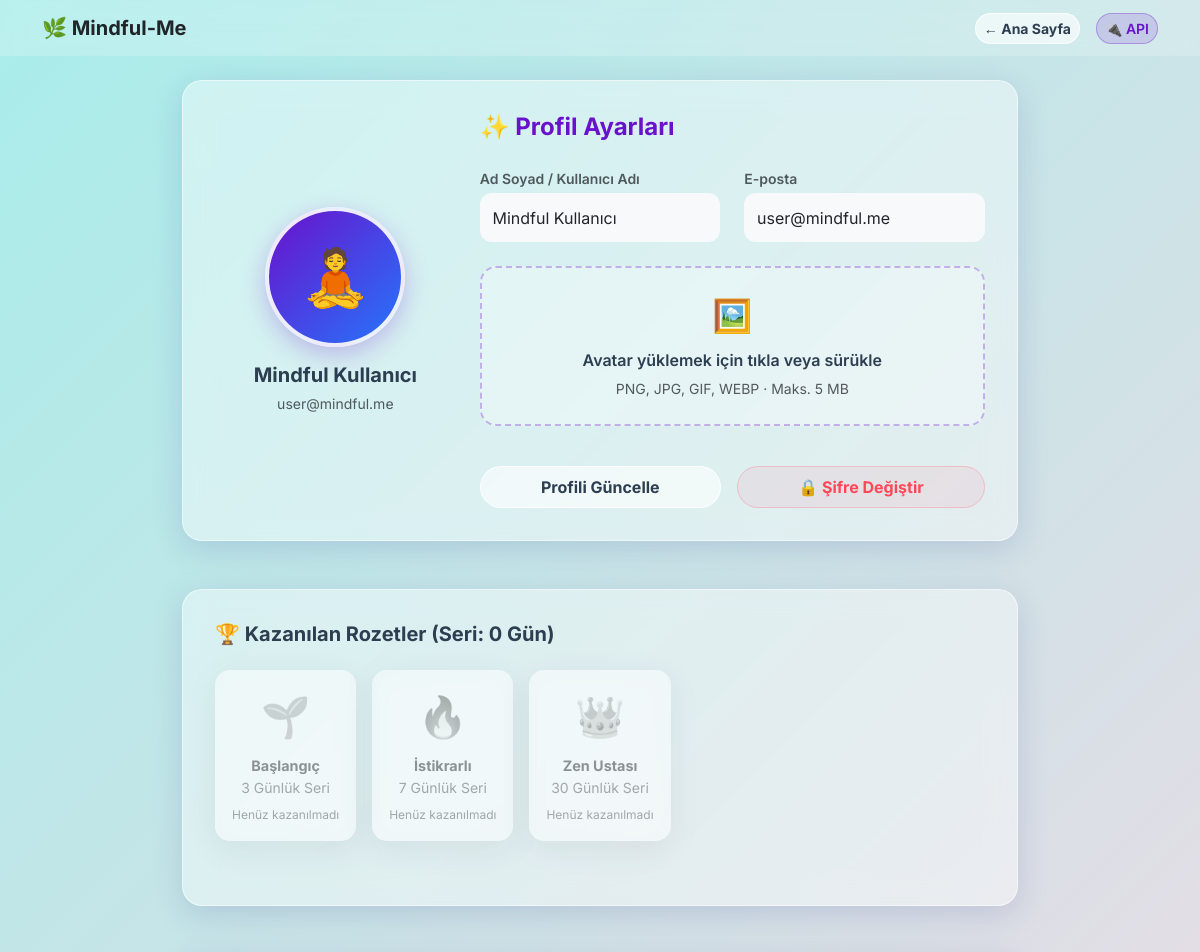
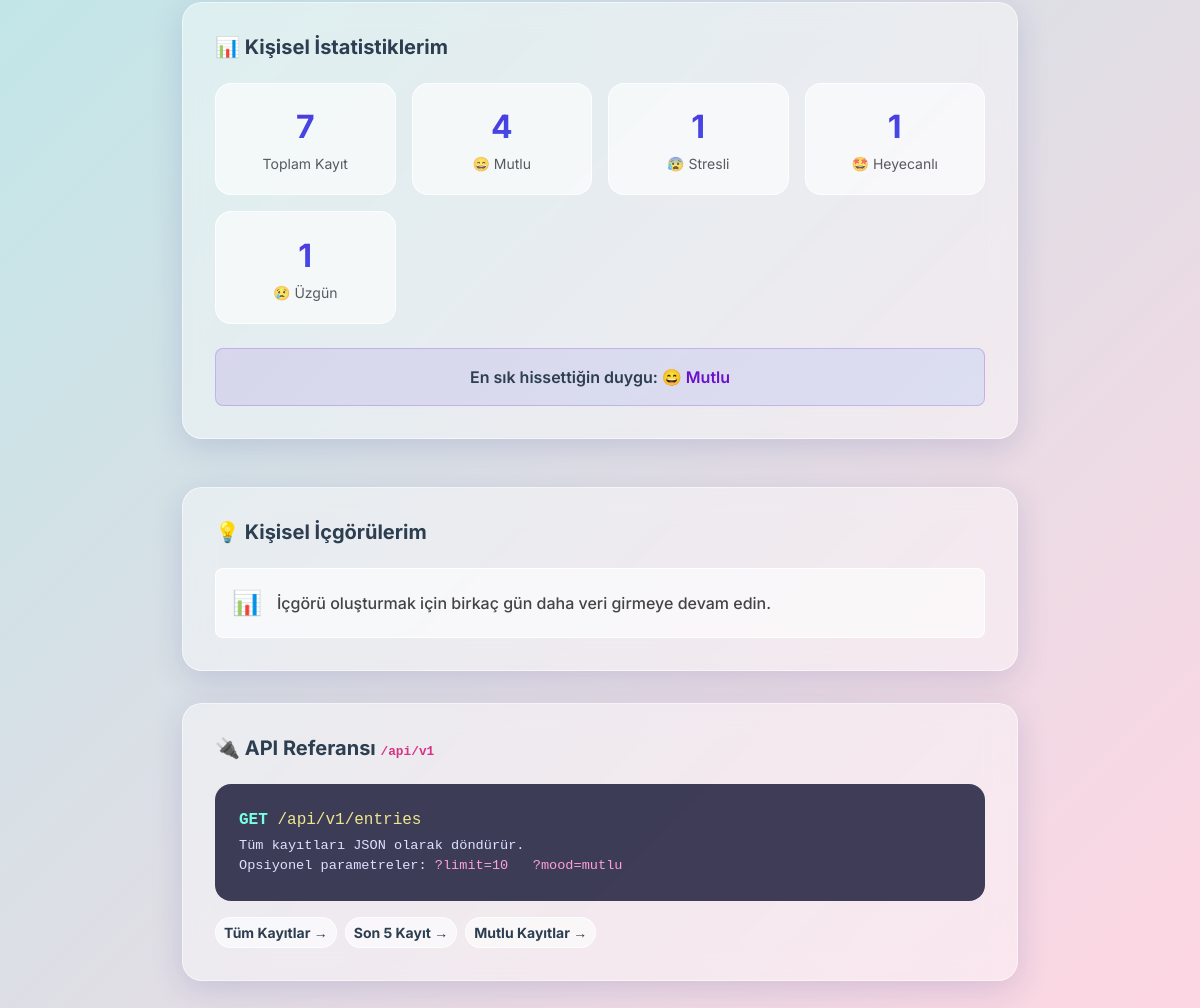
/profile, run on the app's committed database (2 pictures, top to bottom).
### app/models.py (models this page shows, shortened)
class MoodEntry(db.Model):
    id = db.Column(db.Integer, primary_key=True)
    mood = db.Column(db.String(20), nullable=False)
    text = db.Column(db.Text, nullable=False)
    timestamp = db.Column(db.DateTime, index=True, default=db.func.now())
    ai_analysis = db.Column(db.String(255), nullable=True)
    ai_advice = db.Column(db.Text, nullable=True)
    ai_sentiment = db.Column(db.String(50), nullable=True)
    ai_score = db.Column(db.Integer, nullable=True)
    ai_keywords = db.Column(db.String(255), nullable=True)
    sleep_hours = db.Column(db.Float, nullable=True)
    stress_level = db.Column(db.Integer, nullable=True)
    activities = db.Column(db.String(255), nullable=True)
    bedtime = db.Column(db.Time, nullable=True)
    wakeup_time = db.Column(db.Time, nullable=True)
    sleep_quality = db.Column(db.Integer, nullable=True) # 1-5
    dream_note = db.Column(db.Text, nullable=True)
    caffeine_intake = db.Column(db.Integer, nullable=True)
    screen_time = db.Column(db.Integer, nullable=True)

### app/routes.py (the view)
@main.route('/profile', methods=['GET', 'POST'])
def profile():
    try:
        user = User.query.first()
        if not user:
            user = User(username=_('Mindful Kullanıcı'), email='user@mindful.me', avatar_file='default.png')
            db.session.add(user)
            db.session.commit()
    except Exception:
        db.session.rollback()
        class DummyUser:
            id = 1
            username = 'Mindful Kullanıcı'
            email = 'user@mindful.me'
            avatar_file = 'default.png'
            streak_count = 0
        user = DummyUser()
    form = ProfileForm()
    if form.validate_on_submit():
        try:
            user.username = form.username.data
            user.email = form.email.data
            file = form.avatar.data
            if file and file.filename:
                filename  = secure_filename(file.filename)
                ext       = os.path.splitext(filename)[1].lower() if '.' in filename else ''
                save_name = f"avatar_{user.id}{ext}"
                os.makedirs(AVATARS_DIR, exist_ok=True)
                file.save(os.path.join(AVATARS_DIR, save_name))
                user.avatar_file = save_name
            db.session.commit()
            flash(_('Profil başarıyla güncellendi! 🎉'), 'success')
        except Exception:
            db.session.rollback()
            flash(_('Profil güncellenirken hata oluştu (Veritabanı şema sorunu).'), 'danger')
        return redirect(url_for('main.profile'))
    elif request.method == 'GET':
        form.username.data = getattr(user, 'username', '')
        form.email.data = getattr(user, 'email', '')
    try:
        total_entries  = MoodEntry.query.count()
        all_entries = MoodEntry.query.all()
    except Exception:
        db.session.rollback()
        total_entries = 0
        all_entries = []
    mood_counts    = {}
    for e in all_entries:
        if getattr(e, 'mood', None):
            mood_counts[e.mood] = mood_counts.get(e.mood, 0) + 1
    best_mood      = max(mood_counts, key=mood_counts.get) if mood_counts else None
    avatar_file = getattr(user, 'avatar_file', 'default.png')
    avatar_url     = url_for('static', filename=f'avatars/{avatar_file}') \
                     if avatar_file and avatar_file != 'default.png' \
                     else None
    streak = getattr(user, 'streak_count', 0) or 0
    badges = [
        {'name': _('Başlangıç'), 'icon': '🌱', 'desc': _('3 Günlük Seri'), 'earned': streak >= 3},
        {'name': _('İstikrarlı'), 'icon': '🔥', 'desc': _('7 Günlük Seri'), 'earned': streak >= 7},
        {'name': _('Zen Ustası'), 'icon': '👑', 'desc': _('30 Günlük Seri'), 'earned': streak >= 30}
    ]
    insights = calculate_insights(all_entries)
    return render_template('profile.html', user=user, form=form,
                           total_entries=total_entries, mood_counts=mood_counts,
                           best_mood=best_mood, avatar_url=avatar_url, badges=badges,
                           insights=insights)

### app/forms.py
class ProfileForm(FlaskForm):
    username = StringField(_l('Ad Soyad / Kullanıcı Adı'), validators=[DataRequired()])
    email = StringField(_l('E-posta'), validators=[DataRequired(), Email()])
    avatar = FileField(_l('Avatar Yükle'), validators=[
        FileAllowed(['jpg', 'jpeg', 'png', 'gif', 'webp'], _l('Sadece resim dosyaları yüklenebilir!'))
    ])
    submit = SubmitField(_l('Profili Güncelle'))

### app/__init__.py (called while the page is built)
def get_locale():
    if 'language' in session:
        return session['language']
    return request.accept_languages.best_match(['tr', 'en'])

### app/templates/profile.html (shortened to what this page needs)
<!DOCTYPE html>
<html lang="tr">
<head>
    <link href="https://cdn.jsdelivr.net/npm/bootstrap@5.3.2/dist/css/bootstrap.min.css" rel="stylesheet">
</head>
<body>
    <nav class="navbar navbar-expand-lg navbar-light mb-4"
        style="background: rgba(255,255,255,0.2); backdrop-filter: blur(10px);">
        <div class="container">
            <a class="navbar-brand fw-bold text-dark" href="{{ url_for('main.index') }}">🌿 Mindful-Me</a>
            <div class="ms-auto d-flex align-items-center gap-3">
                <a href="{{ url_for('main.index') }}" class="btn btn-glass btn-sm">{{ _('← Ana Sayfa') }}</a>
                <a href="{{ url_for('main.api_entries') }}" target="_blank" class="btn btn-sm"
                    style="background: rgba(106,17,203,0.15); border: 1px solid rgba(106,17,203,0.3); border-radius:50px; color:#6a11cb; font-weight:600;">
                    🔌 {{ _('API') }}
                </a>
            </div>
        </div>
    </nav>
    <div class="container" style="max-width: 860px;">
        <div class="glass-card">
            <div class="row align-items-center g-4">
                <div class="col-md-4 text-center">
                    <div class="avatar-wrapper float-anim d-inline-block">
                        {% if avatar_url %}
                        <img src="{{ avatar_url }}" class="avatar-circle" alt="Avatar">
                        {% else %}
                        <div class="avatar-placeholder mx-auto">🧘</div>
                        {% endif %}
                    </div>
                    <h5 class="fw-bold mt-3 mb-1">{{ user.username }}</h5>
                    <small class="text-muted">{{ user.email }}</small>
                </div>
                <div class="col-md-8">
                    <h4 class="fw-bold mb-4" style="color:#6a11cb;">✨ {{ _('Profil Ayarları') }}</h4>
                    <form method="POST" enctype="multipart/form-data" id="profileForm">
                        <div class="row mb-4">
                            <div class="col-md-6">
                                {{ form.username.label(class_="form-label fw-semibold text-muted small mb-1") }}
                                {{ form.username(class_="form-control bg-light border-0", style="border-radius:12px;
                                padding:0.8rem;") }}
                            </div>
                            <div class="col-md-6 mt-3 mt-md-0">
                                {{ form.email.label(class_="form-label fw-semibold text-muted small mb-1") }}
                                {{ form.email(class_="form-control bg-light border-0", style="border-radius:12px;
                                padding:0.8rem;") }}
                            </div>
                        </div>
                        <label for="avatarInput" class="upload-zone w-100 mb-3">
                            <div class="fs-2 mb-2">🖼️</div>
                            <p class="fw-semibold mb-1">{{ _('Avatar yüklemek için tıkla veya sürükle') }}</p>
                            <small class="text-muted">{{ _('PNG, JPG, GIF, WEBP · Maks. 5 MB') }}</small>
                        </label>
                        <div class="d-flex flex-column flex-md-row gap-3 mt-4">
                            {{ form.submit(class_="btn btn-glass flex-grow-1 py-2") }}
                            <a href="{{ url_for('main.change_password') }}" class="btn flex-grow-1 py-2 fw-bold"
                                style="background: rgba(255,107,129,0.1); border: 1px solid rgba(255,107,129,0.3); color: #ff4757; border-radius: 50px; transition: all 0.3s;">
                                🔒 {{ _('Şifre Değiştir') }}
                            </a>
                        </div>
                    </form>
                </div>
            </div>
        </div>
        <div class="glass-card mt-5">
            <h5 class="fw-bold mb-4">🏆 {{ _('Kazanılan Rozetler (Seri: %(count)s Gün)', count=(user.streak_count if user and user.streak_count else 0)) }}</h5>
            <div class="d-flex flex-wrap gap-3">
                {% for badge in badges %}
                <div class="glass-card text-center p-3"
                    style="min-width: 120px; border-radius: 15px; background: rgba(255,255,255,0.9); {% if not badge.earned %}opacity: 0.5; filter: grayscale(100%);{% endif %}">
                    <div style="font-size: 2.5rem;">{{ badge.icon }}</div>
                    <div class="fw-bold mt-2" style="font-size: 0.9rem; color: #6a11cb;">{{ badge.name }}</div>
                    <div class="text-muted small">{{ badge.desc }}</div>
                    {% if not badge.earned %}
                    <div class="text-muted small mt-2" style="font-size: 0.75rem;">{{ _('Henüz kazanılmadı') }}</div>
                    {% endif %}
                </div>
                {% endfor %}
            </div>
        </div>
        <div class="glass-card mt-5">
            <h5 class="fw-bold mb-4">📊 {{ _('Kişisel İstatistiklerim') }}</h5>
            <div class="row g-3">
                <div class="col-6 col-md-3">
                    <div class="stat-badge">
                        <div class="stat-num">{{ total_entries }}</div>
                        <small class="text-muted">{{ _('Toplam Kayıt') }}</small>
                    </div>
                </div>
                {% set mood_emojis = {'mutlu':'😄','sakin':'😌','stresli':'😰','uzgun':'😢','heyecanli':'🤩'} %}
                {% set mood_labels =
                {'mutlu':_('Mutlu'),'sakin':_('Sakin'),'stresli':_('Stresli'),'uzgun':_('Üzgün'),'heyecanli':_('Heyecanlı')}
                %}
                {% for mood_key, count in mood_counts.items() %}
                <div class="col-6 col-md-3">
                    <div class="stat-badge">
                        <div class="stat-num">{{ count }}</div>
                        <small class="text-muted">{{ mood_emojis.get(mood_key,'❓') }} {{ mood_labels.get(mood_key,
                            mood_key) }}</small>
                    </div>
                </div>
                {% endfor %}
            </div>
            {% if best_mood %}
            <div class="mt-4 p-3 rounded-3 text-center" style="background:linear-gradient(135deg,rgba(106,17,203,0.1),rgba(37,117,252,0.1));
                         border:1px solid rgba(106,17,203,0.2);">
                <p class="mb-0 fw-semibold">
                    {{ _('En sık hissettiğin duygu:') }}
                    <span style="color:#6a11cb;">{{ mood_emojis.get(best_mood,'') }} {{ mood_labels.get(best_mood,
                        best_mood) }}</span>
                </p>
            </div>
            {% endif %}
        </div>
        <div class="glass-card mt-5">
            <h5 class="fw-bold mb-4">💡 {{ _('Kişisel İçgörülerim') }}</h5>
            <div class="d-flex flex-column gap-3">
                {% if insights %}
                {% for insight in insights %}
                <div class="p-3 rounded-3"
                    style="background: rgba(255, 255, 255, 0.6); border: 1px solid rgba(255, 255, 255, 0.9);">
                    <div class="d-flex align-items-center">
                        <span style="font-size: 1.5rem; margin-right: 15px;">{{ insight.icon }}</span>
                        <span style="font-weight: 500; color: #444;">{{ insight.text }}</span>
                    </div>
                </div>
                {% endfor %}
                {% else %}
                <p class="text-muted mb-0">{{ _('İçgörü verisi bulunamadı.') }}</p>
                {% endif %}
            </div>
        </div>
        <div class="glass-card">
            <h5 class="fw-bold mb-4">🔌 {{ _('API Referansı') }} <code style="font-size:0.8rem;">/api/v1</code></h5>
            <div class="api-card mb-3">
                <p class="mb-1">
                    <span class="method">GET</span>
                    <span class="url"> /api/v1/entries</span>
                </p>
                <p class="mb-0" style="font-size:0.85rem;">
                    {{ _('Tüm kayıtları JSON olarak döndürür.') }}<br>
                    {{ _('Opsiyonel parametreler:') }}
                    <span class="param">?limit=10</span> &nbsp;
                    <span class="param">?mood=mutlu</span>
                </p>
            </div>
            <div class="d-flex gap-2 flex-wrap">
                <a href="{{ url_for('main.api_entries') }}" target="_blank" class="btn btn-glass btn-sm">{{ _('Tüm
                    Kayıtlar →') }}</a>
                <a href="{{ url_for('main.api_entries') }}?limit=5" target="_blank" class="btn btn-glass btn-sm">{{
                    _('Son 5 Kayıt →') }}</a>
                <a href="{{ url_for('main.api_entries') }}?mood=mutlu" target="_blank" class="btn btn-glass btn-sm">{{
                    _('Mutlu Kayıtlar →') }}</a>
            </div>
        </div>
    </div>
</body>
</html>

### app/templates/profile.html (style rules this page uses)
body { background: linear-gradient(135deg, #a8edea 0%, #fed6e3 100%); font-family: 'Inter', sans-serif; min-height: 100vh; color: #2c3e50; }
.glass-card { background: rgba(255, 255, 255, 0.4); backdrop-filter: blur(15px); -webkit-backdrop-filter: blur(15px); border: 1px solid rgba(255, 255, 255, 0.5); border-radius: 20px; box-shadow: 0 8px 32px rgba(31, 38, 135, 0.15); padding: 2rem; margin-bottom: 2rem; }
.btn-glass { background: rgba(255, 255, 255, 0.6); border: 1px solid rgba(255, 255, 255, 0.8); color: #2c3e50; font-weight: bold; border-radius: 50px; transition: all 0.3s; }
.avatar-wrapper { position: relative; display: inline-block; }
.avatar-placeholder { width: 140px; height: 140px; border-radius: 50%; background: linear-gradient(135deg, #6a11cb, #2575fc); display: flex; align-items: center; justify-content: center; font-size: 3.5rem; border: 4px solid rgba(255, 255, 255, 0.9); box-shadow: 0 8px 25px rgba(106, 17, 203, 0.25); transition: transform 0.3s; }
.upload-zone { border: 2px dashed rgba(106, 17, 203, 0.3); border-radius: 16px; padding: 1.5rem; text-align: center; background: rgba(255, 255, 255, 0.3); cursor: pointer; transition: all 0.3s; }
.stat-badge { background: rgba(255, 255, 255, 0.6); border: 1px solid rgba(255, 255, 255, 0.8); border-radius: 16px; padding: 1.2rem 1rem; text-align: center; transition: transform 0.2s; }
.stat-badge .stat-num { font-size: 2rem; font-weight: 700; background: linear-gradient(135deg, #6a11cb, #2575fc); -webkit-background-clip: text; -webkit-text-fill-color: transparent; }
.api-card { background: rgba(30, 30, 60, 0.85); border-radius: 16px; padding: 1.5rem; color: #e0e0ff; font-family: 'Courier New', monospace; }
.api-card .method { color: #79ffe1; font-weight: 700; }
.api-card .url { color: #f0e68c; }
.api-card .param { color: #ff9fd8; }
.float-anim { animation: float 3s ease-in-out infinite; }

### data on the page
MoodEntry: count "4", get "😄", mood "Mutlu"
MoodEntry: count "1", get "😰", mood "Stresli"
MoodEntry: count "1", get "🤩", mood "Heyecanlı"
MoodEntry: count "1", get "😢", mood "Üzgün"

### other printed values
{{ user.username }} "Mindful Kullanıcı"
{{ user.email }} "user@mindful.me"
{{ badge.icon }} "🌱" "🔥" "👑"
{{ badge.name }} "Başlangıç" "İstikrarlı" "Zen Ustası"
{{ badge.desc }} "3 Günlük Seri" "7 Günlük Seri" "30 Günlük Seri"
{{ total_entries }} "7"
{{ insight.icon }} "📊"
{{ insight.text }} "İçgörü oluşturmak için birkaç gün daha veri girmeye devam edin."
